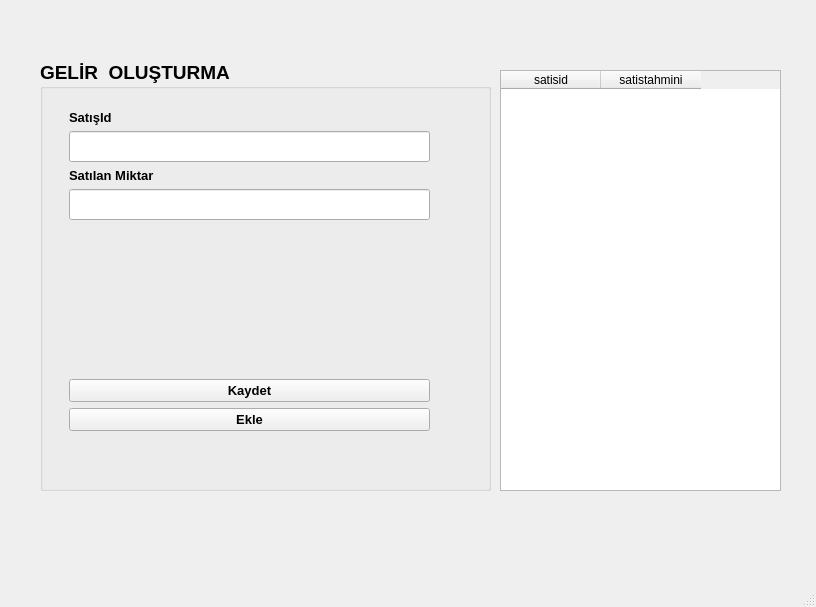
<?xml version="1.0" encoding="UTF-8"?>
<ui version="4.0">
 <class>MainWindow</class>
 <widget class="QMainWindow" name="MainWindow">
  <property name="geometry">
   <rect>
    <x>0</x>
    <y>0</y>
    <width>816</width>
    <height>607</height>
   </rect>
  </property>
  <property name="windowTitle">
   <string>MainWindow</string>
  </property>
  <widget class="QWidget" name="centralwidget">
   <widget class="QGroupBox" name="groupBox">
    <property name="geometry">
     <rect>
      <x>40</x>
      <y>60</y>
      <width>451</width>
      <height>431</height>
     </rect>
    </property>
    <property name="font">
     <font>
      <family>MS Sans Serif</family>
      <pointsize>14</pointsize>
      <weight>75</weight>
      <bold>true</bold>
     </font>
    </property>
    <property name="title">
     <string>GELİR  OLUŞTURMA</string>
    </property>
    <widget class="QWidget" name="verticalLayoutWidget">
     <property name="geometry">
      <rect>
       <x>29</x>
       <y>50</y>
       <width>361</width>
       <height>321</height>
      </rect>
     </property>
     <layout class="QVBoxLayout" name="verticalLayout">
      <item>
       <widget class="QLabel" name="label_2">
        <property name="font">
         <font>
          <pointsize>10</pointsize>
         </font>
        </property>
        <property name="text">
         <string>SatışId</string>
        </property>
       </widget>
      </item>
      <item>
       <widget class="QLineEdit" name="lineEditsatidi"/>
      </item>
      <item>
       <widget class="QLabel" name="label">
        <property name="font">
         <font>
          <pointsize>10</pointsize>
         </font>
        </property>
        <property name="text">
         <string>Satılan Miktar</string>
        </property>
       </widget>
      </item>
      <item>
       <widget class="QLineEdit" name="lineEditsatmik"/>
      </item>
      <item>
       <spacer name="verticalSpacer">
        <property name="orientation">
         <enum>Qt::Vertical</enum>
        </property>
        <property name="sizeHint" stdset="0">
         <size>
          <width>20</width>
          <height>40</height>
         </size>
        </property>
       </spacer>
      </item>
      <item>
       <widget class="QPushButton" name="btnkaydt">
        <property name="font">
         <font>
          <pointsize>10</pointsize>
         </font>
        </property>
        <property name="text">
         <string>Kaydet</string>
        </property>
       </widget>
      </item>
      <item>
       <widget class="QPushButton" name="btnekler">
        <property name="font">
         <font>
          <pointsize>10</pointsize>
         </font>
        </property>
        <property name="text">
         <string>Ekle</string>
        </property>
       </widget>
      </item>
     </layout>
    </widget>
   </widget>
   <widget class="QWidget" name="horizontalLayoutWidget">
    <property name="geometry">
     <rect>
      <x>500</x>
      <y>70</y>
      <width>281</width>
      <height>421</height>
     </rect>
    </property>
    <layout class="QHBoxLayout" name="horizontalLayout">
     <item>
      <widget class="QTableWidget" name="tableWidget">
       <column>
        <property name="text">
         <string>satisid</string>
        </property>
       </column>
       <column>
        <property name="text">
         <string>satistahmini</string>
        </property>
       </column>
      </widget>
     </item>
    </layout>
   </widget>
  </widget>
  <widget class="QMenuBar" name="menubar">
   <property name="geometry">
    <rect>
     <x>0</x>
     <y>0</y>
     <width>816</width>
     <height>26</height>
    </rect>
   </property>
  </widget>
  <widget class="QStatusBar" name="statusbar"/>
 </widget>
 <resources/>
 <connections/>
</ui>
